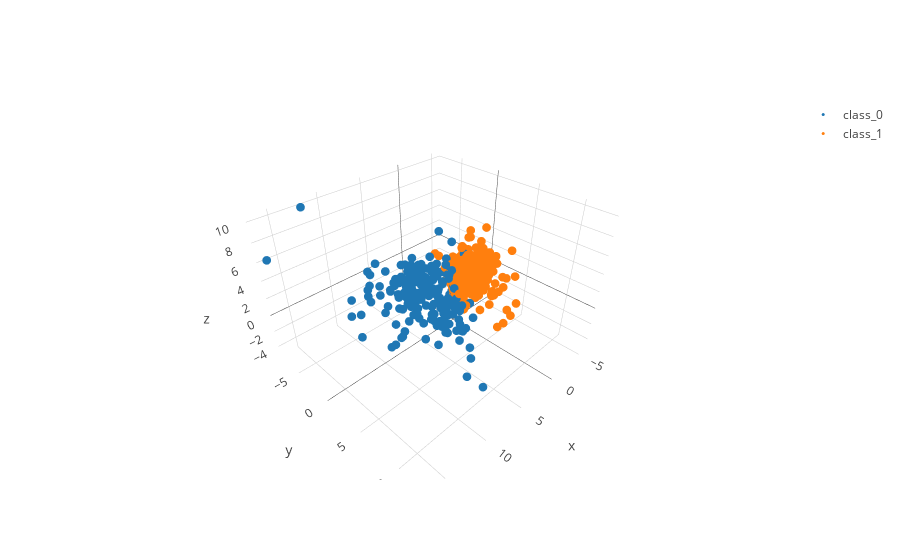

The cell this chart's notebook holds for it:
### Code cell
data = []
for i in [0, 1]:
    trace = go.Scatter3d(x = comp_df[comp_df["target"] == i][0],
                         y = comp_df[comp_df["target"] == i][1],
                         z = comp_df[comp_df["target"] == i][2],
                         mode = 'markers',
                         name = "class_{}".format(i),
                         marker = dict(size = 3))
    data.append(trace)

figure = dict(data=data)
iplot(figure)

### Figure 1 — Plotly figure (JSON) as saved in the notebook; plotly's stock layout.template omitted (floating-point values rounded to 4 significant figures; data arrays with more than 128 entries replaced by an {"elided": "..."} marker saying what was removed)
{"data": [{"marker": {"size": 3}, "mode": "markers", "name": "class_0", "type": "scatter3d", "uid": "563cb9fa-6112-11e9-99b9-93d45f508a5a", "x": {"elided": "212 float values"}, "y": {"elided": "212 float values"}, "z": {"elided": "212 float values"}}, {"marker": {"size": 3}, "mode": "markers", "name": "class_1", "type": "scatter3d", "uid": "563cbb44-6112-11e9-99b9-93d45f508a5a", "x": {"elided": "357 float values"}, "y": {"elided": "357 float values"}, "z": {"elided": "357 float values"}}], "layout": {}}
